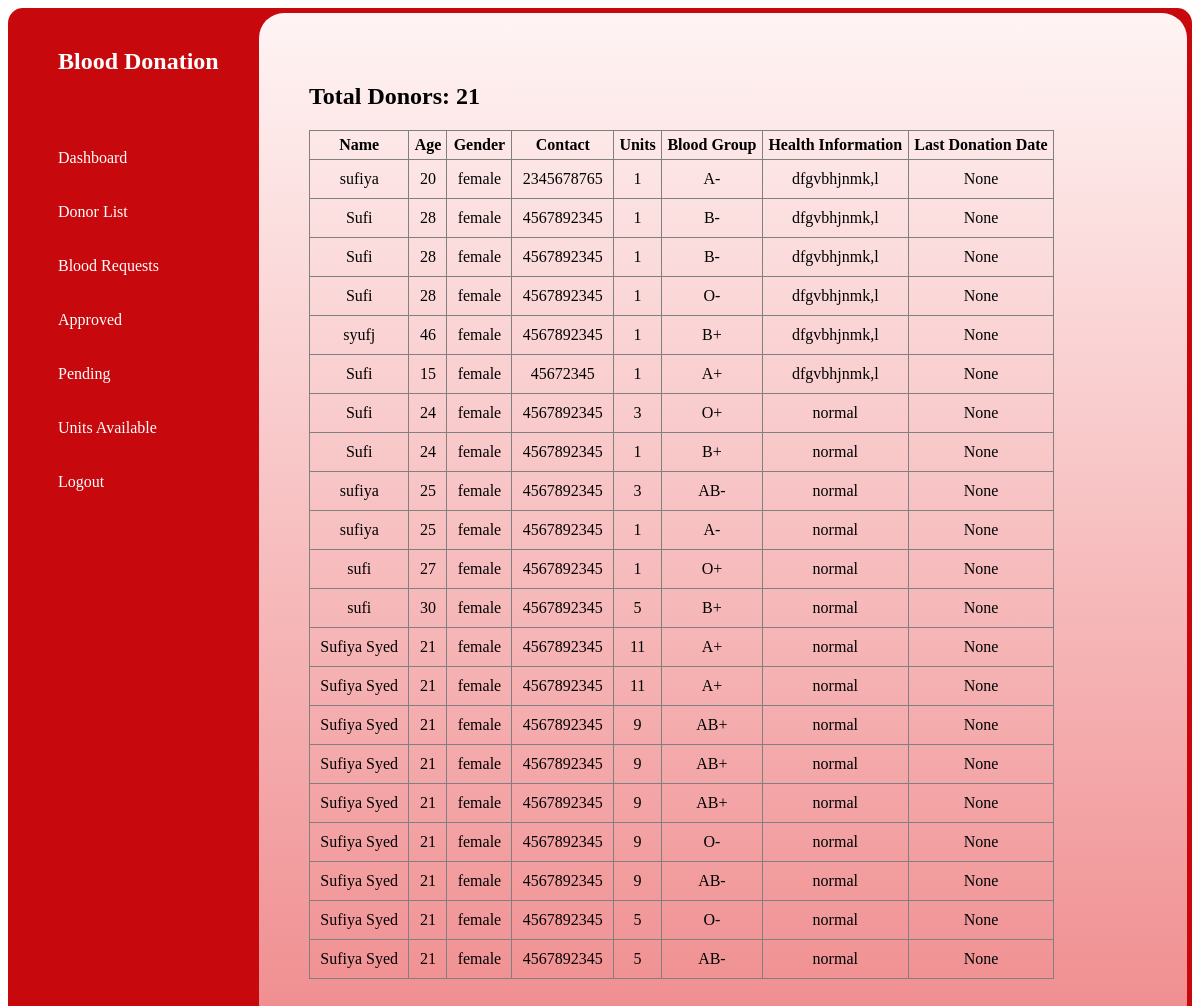
Page /bloodapp/donorlist (signed in) on the earlier database version.
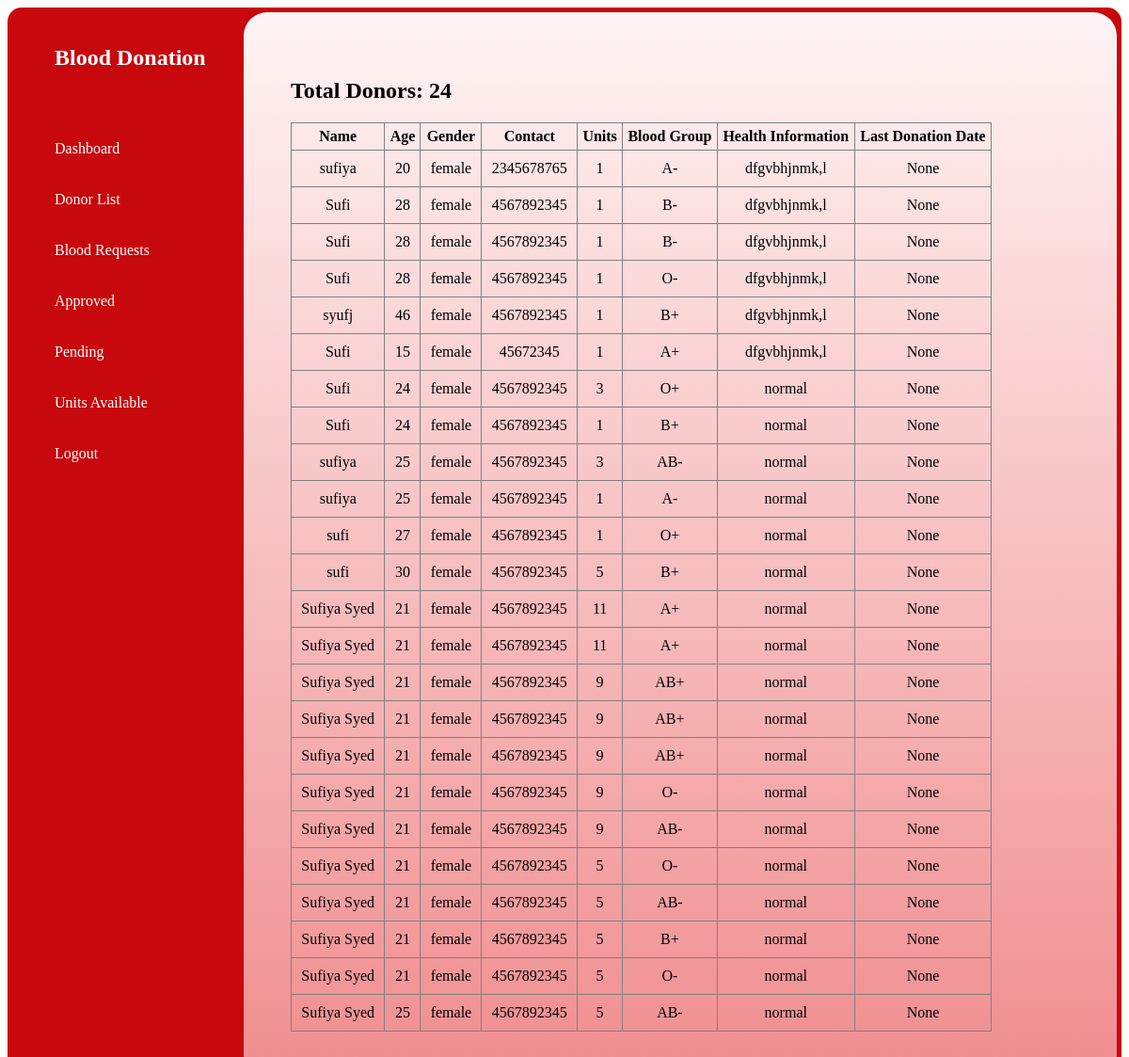
Same page on the later database version.
### bloodapp/models.py (models this page shows, shortened)
class Donor(models.Model):
    gender_data= [
        ('','Select Gender'),
        ('male','Male'),
        ('female','Female'),
        ('others','Others')
        ]
    blood_group= [
        ('','Select BloodGroup'),
        ('A+','A+'),
        ('A-','A-'),
        ('B+','B+'),
        ('B-','B-'),
        ('O+','O+'),
        ('O-','O-'),
        ('AB+','AB+'),
        ('AB-','AB-')
    ]
    name= models.CharField(max_length=100)
    age= models.IntegerField()
    gender= models.CharField(max_length=10,choices=gender_data)
    blood= models.CharField(max_length=5,choices=blood_group)
    smoker= models.CharField(max_length=3,choices=[('','Are you a smoker?'),('yes','Yes'),('no','No')], default='Are you a smoker?')
    alcoholic= models.CharField(max_length=3, choices=[('','Are you an alcoholic?'),('yes','Yes'),('no','No')], default='Are you an alcoholic?')
    contact= models.CharField(max_length=10)
    units= models.IntegerField()
    health= models.TextField()
    last= models.DateField(null=True, blank=True)

### bloodapp/views.py (the view)
# urls.py: path('donorlist', donorlist, name='donorlist'),
@login_required
def donorlist(request):
    total= Donor.objects.count()
    list= Donor.objects.all()
    return render(request,'donorlist.html', {'total': total, 'list': list,})

### bloodapp/Templates/donorlist.html (shortened to what this page needs)
{% extends 'dashboard.html' %}
        {% block content %}
    </head>
    <body>
        <div style="padding: 50px;">
            <div>
                <h2>Total Donors: {{ total }}</h2>
            </div>
            <table border="1">
                <thead>
                    <tr>
                        <th>Name</th>
                        <th>Age</th>
                        <th>Gender</th>
                        <th>Contact</th>
                        <th>Units</th>
                        <th>Blood Group</th>
                        <th>Health Information</th>
                        <th>Last Donation Date</th>
                    </tr>
                </thead>
                <tbody>
                    {% for l in list %}
                    <tr>
                        <td>{{ l.name }}</td>
                        <td>{{ l.age }}</td>
                        <td>{{ l.gender }}</td>
                        <td>{{ l.contact }}</td>
                        <td>{{ l.units }}</td>
                        <td>{{ l.blood }}</td>
                        <td>{{ l.health }}</td>
                        <td>{{ l.last }}</td>
                    </tr>
                    {% endfor %}
                </tbody>
            </table>
        </div>
        {% endblock %}

Differences in the rows shown:
added Donor: name "Sufiya Syed", age "21", gender "female", contact "4567892345", units "5", blood "B+", health "normal", last "None"
added Donor: name "Sufiya Syed", age "21", gender "female", contact "4567892345", units "5", blood "O-", health "normal", last "None"
added Donor: name "Sufiya Syed", age "25", gender "female", contact "4567892345", units "5", blood "AB-", health "normal", last "None"
Other differences:
{{ total }}: "21" → "24"
